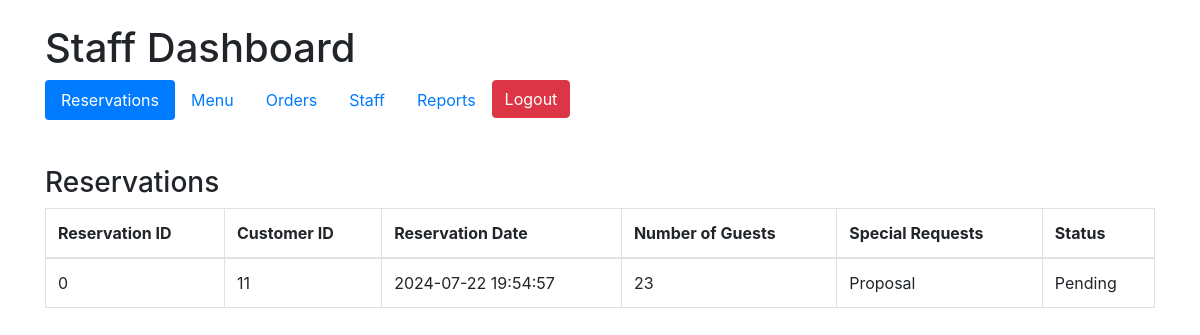
The page /staff/staff/staff.php on the database as committed earlier.
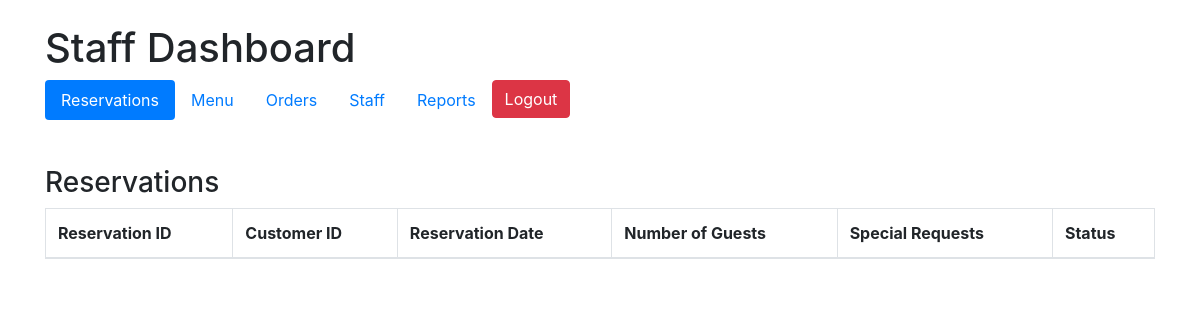
The same page on the database as committed later.
### tables this page shows
CREATE TABLE `reservations` (
  `ReservationID` int(11) NOT NULL AUTO_INCREMENT,
  `CustomerID` int(11) NOT NULL,
  `ReservationDate` timestamp NOT NULL DEFAULT current_timestamp() ON UPDATE current_timestamp(),
  `NumberOfGuests` int(11) NOT NULL,
  `SpecialRequests` text DEFAULT NULL,
  `Status` varchar(50) DEFAULT 'Pending',
  PRIMARY KEY (`ReservationID`),
  KEY `CustomerID` (`CustomerID`)
);

### staff/staff/staff.php (the view, shortened to what this page needs)
<?php
include '../config.php';
$reservationsQuery = "SELECT * FROM reservations";
$reservationsResult = $conn->query($reservationsQuery);
?>
<!DOCTYPE html>
<html lang="en">
<head>
    <link href="https://stackpath.bootstrapcdn.com/bootstrap/4.5.2/css/bootstrap.min.css" rel="stylesheet">
</head>
<body>
    <div class="container mt-4">
        <h1>Staff Dashboard</h1>
        <ul class="nav nav-pills mb-4">
            <li class="nav-item">
                <a class="nav-link active" data-toggle="pill" href="#reservation_section">Reservations</a>
            </li>
            <li class="nav-item">
                <a class="nav-link" data-toggle="pill" href="#menu_section">Menu</a>
            </li>
            <li class="nav-item">
                <a class="nav-link" data-toggle="pill" href="#orders_section">Orders</a>
            </li>
            <li class="nav-item">
                <a class="nav-link" data-toggle="pill" href="#staffs">Staff</a>
            </li>
            <li class="nav-item">
                <a class="nav-link" data-toggle="pill" href="#reports">Reports</a>
            </li>
            <div style="float:right;" class="mb-4">
                <a href="../admin/logout.php" class="btn btn-danger">Logout</a>
            </div>
        </ul>
        <div class="tab-content">
            <div id="reservation_section" class="tab-pane fade show active">
                <div class="mb-4">
                    <h3>Reservations</h3>
                    <table class="table table-bordered">
                        <thead>
                            <tr>
                                <th>Reservation ID</th>
                                <th>Customer ID</th>
                                <th>Reservation Date</th>
                                <th>Number of Guests</th>
                                <th>Special Requests</th>
                                <th>Status</th>
                            </tr>
                        </thead>
                        <tbody>
                            <?php while ($reservation = $reservationsResult->fetch_assoc()) : ?>
                                <tr>
                                    <td><?php echo $reservation['ReservationID']; ?></td>
                                    <td><?php echo $reservation['CustomerID']; ?></td>
                                    <td><?php echo $reservation['ReservationDate']; ?></td>
                                    <td><?php echo $reservation['NumberOfGuests']; ?></td>
                                    <td><?php echo $reservation['SpecialRequests']; ?></td>
                                    <td><?php echo $reservation['Status']; ?></td>
                                </tr>
                            <?php endwhile; ?>
                        </tbody>
                    </table>
                </div>
            </div>
        </div>
    </div>
</body>
</html>

Rows that differ between the two databases and show on the page:
removed reservations: ReservationID "0", CustomerID "11", ReservationDate "2024-07-22 19:54:57", NumberOfGuests "23", SpecialRequests "Proposal", Status "Pending"
